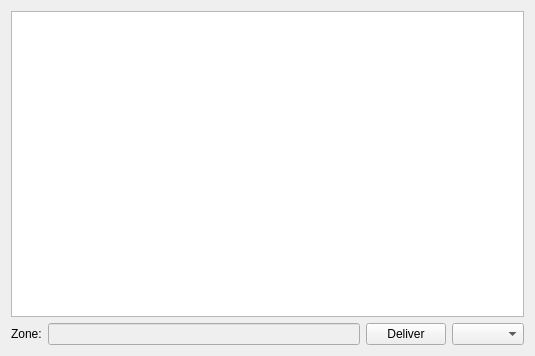
<?xml version="1.0" encoding="UTF-8"?>
<ui version="4.0">
 <class>courier_window</class>
 <widget class="QWidget" name="courier_window">
  <property name="geometry">
   <rect>
    <x>0</x>
    <y>0</y>
    <width>535</width>
    <height>356</height>
   </rect>
  </property>
  <property name="windowTitle">
   <string>Form</string>
  </property>
  <layout class="QVBoxLayout" name="verticalLayout">
   <item>
    <widget class="QListWidget" name="packagesListWidget"/>
   </item>
   <item>
    <layout class="QHBoxLayout" name="horizontalLayout">
     <item>
      <layout class="QFormLayout" name="formLayout">
       <item row="0" column="0">
        <widget class="QLabel" name="zoneLabel">
         <property name="text">
          <string>Zone:</string>
         </property>
        </widget>
       </item>
       <item row="0" column="1">
        <widget class="QLineEdit" name="zoneLineEdit">
         <property name="enabled">
          <bool>false</bool>
         </property>
        </widget>
       </item>
      </layout>
     </item>
     <item>
      <widget class="QPushButton" name="deliverPushButton">
       <property name="text">
        <string>Deliver</string>
       </property>
      </widget>
     </item>
     <item>
      <widget class="QComboBox" name="streetsComboBox"/>
     </item>
    </layout>
   </item>
  </layout>
 </widget>
 <resources/>
 <connections/>
</ui>
